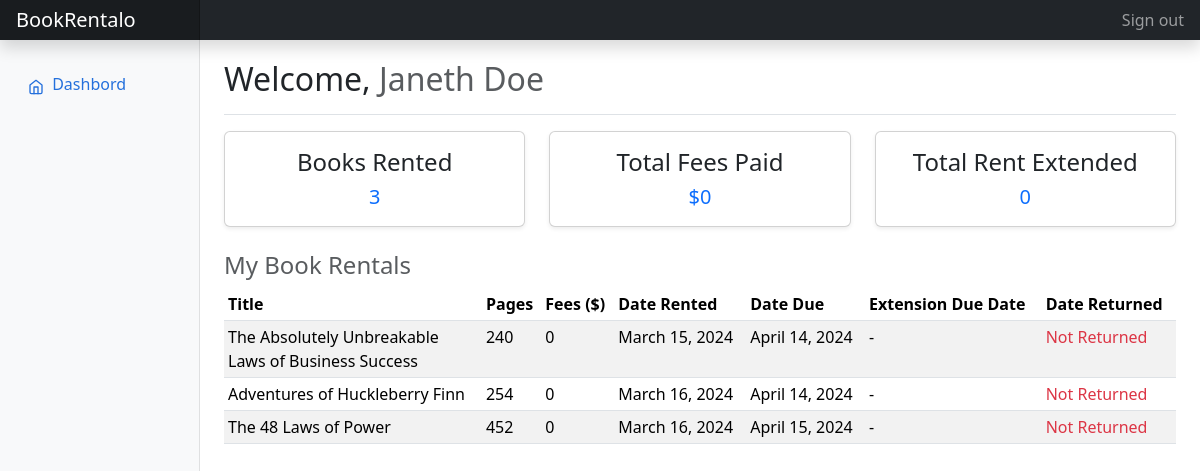
The app's page /user/dashboard/ (signed in), older data.
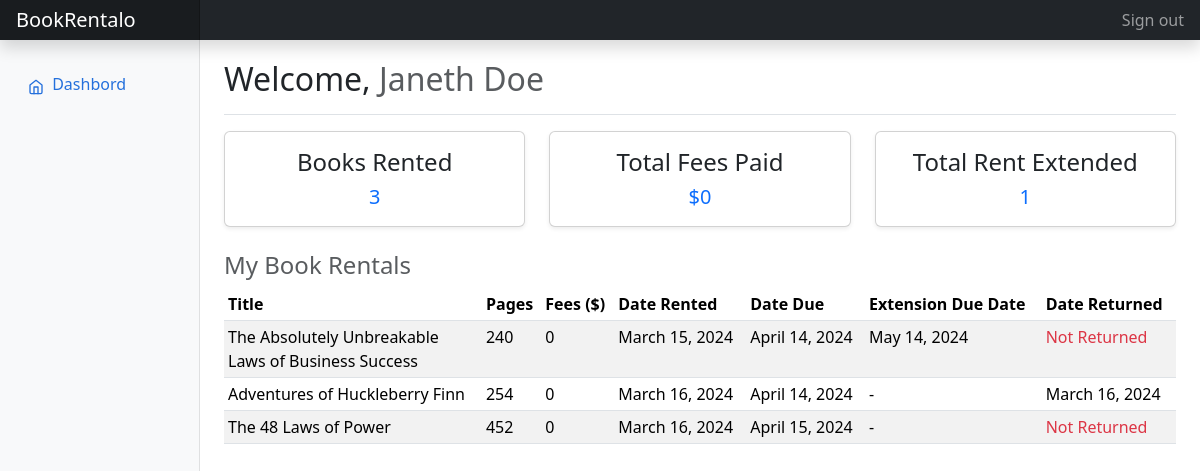
The same page, newer data.
### apps/core/models.py (models this page shows, shortened)
class Rental(models.Model):
    user = models.ForeignKey(User, on_delete=models.CASCADE, related_name='user_rentals')
    book = models.ForeignKey(Book, on_delete=models.CASCADE)
    start_date = models.DateField(blank=True, null=True)
    end_date = models.DateField(blank=True, null=True)
    book_return_date = models.DateField(null=True, blank=True)
    is_book_returned = models.BooleanField(default=False)
    is_extended = models.BooleanField(default=False)
    extension_count = models.IntegerField(default=0, editable=False)
    extension_duration_in_months = models.IntegerField(default=0)
    extention_end_date = models.DateField(null=True, blank=True)
    @property
    def calculate_rental_fee(self):
        days_rented = (datetime.datetime.now().date() - self.start_date).days
        if days_rented <= 30:
            return Decimal(0)
        else:
            months_rented = math.ceil((days_rented - 30) / 30)
            fee = self.book.number_of_pages / 100
            amount_due = Decimal(fee) * Decimal(months_rented)
            return round(amount_due, 2) # round up to 2 decimals

class Book(TimeStampMixin):
    title = models.CharField(max_length=255)
    author = models.CharField(max_length=125)
    number_of_pages = models.IntegerField()

### apps/core/views.py (the view)
# urls.py: path("user/dashboard/", user_dashboard, name="user-dashboard"),
@login_required(login_url="/auth/login/")
def user_dashboard(request):
    try:
        user_book_rentals = Rental.objects.filter(user=request.user)
        total_books_rented = user_book_rentals.count()
        total_fees_paid = sum(
            rental.calculate_rental_fee for rental in user_book_rentals
        )
        total_rents_extended = user_book_rentals.filter(
            is_extended=True
        ).count()
    except Exception as e:
        logger.info(str(e))
        messages.error(
            request,
            "We encountered an error. Please reload after few minutes.",
        )
        total_books_rented = 0
        total_fees_paid = 0
        total_rents_extended = 0
    context = {
        "rentals": user_book_rentals,
        "total_books_rented": total_books_rented,
        "total_fees_paid": total_fees_paid,
        "total_rents_extended": total_rents_extended,
    }
    return render(request, "core/dashboard.html", context)

### apps/users/models.py (called while the page is built)
    def get_full_name(self):
        return f"{self.first_name} {self.last_name}" if self.first_name and self.last_name else self.email

### templates/core/dashboard.html (shortened to what this page needs)
{% extends 'dashboard_base.html' %}
{% load static %}
{% load bootstrap5 %}
{% block content %}
<main class="col-md-9 ms-sm-auto col-lg-10 px-md-4">
    <div class="d-flex justify-content-between flex-wrap flex-md-nowrap align-items-center pt-3 pb-2 mb-3 border-bottom">
      <h1 class="h2">Welcome, <span class="text-muted">{{ request.user.get_full_name }}</span></h1>
    </div>
    <div class="row">
      <div class="col-md-4">
        <div class="card shadow-sm mb-2">
          <div class="card-body text-center">
            <h4> Books Rented </h4>
            <span class="text-primary h5 text-center">
              {{ total_books_rented }}
            </span>
          </div>
        </div>
      </div>
      <div class="col-md-4">
        <div class="card shadow-sm mb-2">
          <div class="card-body text-center">
            <h4> Total Fees Paid </h4>
            <span class="text-primary h5 text-center">
              ${{ total_fees_paid }}
            </span>
          </div>
        </div>
      </div>
      <div class="col-md-4">
        <div class="card shadow-sm mb-2">
          <div class="card-body text-center">
            <h4> Total Rent Extended </h4>
            <span class="text-primary h5 text-center">
              {{ total_rents_extended }}
            </span>
          </div>
        </div>
      </div>
    </div>
    <h4 class="text-muted mt-3">My Book Rentals</h4>
    <div class="table-responsive">
      <table class="table table-striped table-sm">
        <thead>
          <tr>
            <th scope="col">Title</th>
            <th scope="col">Pages</th>
            <th scope="col">Fees ($)</th>
            <th scope="col">Date Rented</th>
            <th scope="col">Date Due</th>
            <th scope="col">Extension Due Date</th>
            <th scope="col">Date Returned</th>
          </tr>
        </thead>
        <tbody>
          {% for rent in rentals %}
          <tr>
            <td style="max-width: 15rem;">{{ rent.book.title }}</td>
            <td>{{ rent.book.number_of_pages }}</td>
            <td class="mx-auto">{{ rent.calculate_rental_fee }}</td>
            <td>{{ rent.start_date }}</td>
            <td>{{ rent.end_date }}</td>
            <td>{% if not rent.extention_end_date %} - {% else %} {{ rent.extention_end_date}}{% endif %}</td>
            <td>{% if not rent.book_return_date %} <span class="text-danger">Not Returned</span> {% else %} {{ rent.book_return_date }} {% endif %}</td>
          </tr>
          {% empty %}
          <tr>
          No rents yet.
          </tr>
          {% endfor %}
        </tbody>
      </table>
    </div>
  </main>
{% endblock %}

Row changes from the older to the newer data that the page shows:
changed Rental "The Absolutely Unbreakable Laws of Business Success": extention_end_date (not shown) → "May 14, 2024"; no longer shows "-"
changed Rental "Adventures of Huckleberry Finn": book_return_date (not shown) → "March 16, 2024"; no longer shows "Not Returned"
Text that changed along with them:
{{ total_rents_extended }}: "0" → "1"
